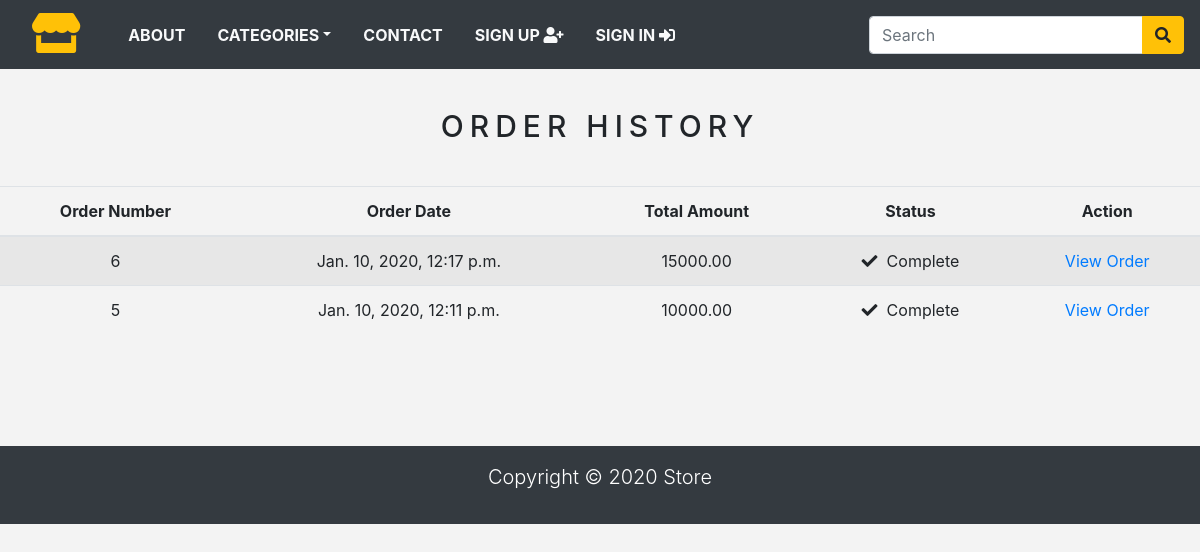
Screenshot of /order_history/ (signed in) with the database file from the repository.
### store/models.py (models this page shows, shortened)
class Order(models.Model):
    token = models.CharField(max_length=250, blank=True)
    total = models.DecimalField(max_digits=10, decimal_places=2, verbose_name='INR Order Total')
    emailAddress = models.EmailField(max_length=250, blank=True, verbose_name='Email Address')
    created = models.DateTimeField(auto_now_add=True)
    billingName = models.CharField(max_length=250, blank=True)
    billingAddress1 = models.CharField(max_length=250, blank=True)
    billingCity = models.CharField(max_length=250, blank=True)
    billingPostcode = models.CharField(max_length=250, blank=True)
    billingCountry = models.CharField(max_length=250, blank=True)
    shippingName = models.CharField(max_length=250, blank=True)
    shippingAddress1 = models.CharField(max_length=250, blank=True)
    shippingCity = models.CharField(max_length=250, blank=True)
    shippingPostcode = models.CharField(max_length=250, blank=True)
    shippingCountry = models.CharField(max_length=250, blank=True)
    class Meta:
        db_table = 'Order'
        ordering = ['-created']

### store/views.py (the view)
# urls.py: path('order_history/', views.orderHistory, name='order_history'),
@login_required(redirect_field_name='next', login_url='signin')
def orderHistory(request):
    if request.user.is_authenticated:
        email = str(request.user.email)
        order_details = Order.objects.filter(emailAddress=email)
    return render(request, 'orders_list.html', {'order_details': order_details})

### store/context_processors.py (called while the page is built)
def counter(request):
    item_count = 0
    if 'admin' in request.path:
        return {}
    else:
        try:
            cart = Cart.objects.filter(cart_id=_cart_id(request))
            cart_items = CartItem.objects.all().filter(cart=cart[:1])
            for cart_item in cart_items:
                item_count += cart_item.quantity
        except Cart.DoesNotExist:
            item_count = 0
    return dict(item_count=item_count)

def menu_links(request):
    links = Category.objects.all()
    return dict(links=links)

### store/models.py (called while the page is built)
    def get_url(self):
        return reverse('products_by_category', args=[self.slug])

### store/views.py (called while the page is built)
def _cart_id(request):
    cart = request.session.session_key
    if not cart:
        cart = request.session.create()
    return cart

### store/templates/orders_list.html (shortened to what this page needs)
{% extends 'base.html' %}
{% load static %}
{% load crispy_forms_tags %}
{% block content %}
<div class="text-center">
    <br>
    <h1 class="text-center product_title">
        Order History
    </h1>
    <br>
    {% if order_details %}
    <table class="table table-striped">
        <thead>
            <tr>
                <th>Order Number</th>
                <th>Order Date</th>
                <th>Total Amount</th>
                <th>Status</th>
                <th>Action</th>
            </tr>
        </thead>
        <tbody>
            {% for order in order_details %}
            <tr>
                <td>{{order.id}}</td>
                <td>{{order.created}}</td>
                <td>{{order.total}}</td>
                <td><i class="fas fa-check"></i>&nbsp; Complete</td>
                <td><a href="{% url 'order_detail' order.id %}">View Order</a></td>
            </tr>
            {% endfor %}
        </tbody>
    </table>
    {% else %}
    <p>You have not placed any orders yet.
    <br><br>
    <a href="{% url 'home' %}" class="btn btn-secondary">Continue Shopping</a>
    </p>
    {% endif %}
</div>
<br><br>
{% endblock %}

### store/static/css/base.css (style rules this page uses)
body { background: #f3f3f3; }
.product_title { font-size: 30px; text-transform: uppercase; letter-spacing: .2em; padding-top: 15px; padding-bottom: 10px; }

### rows the page displays
Order: id "6", created "Jan. 10, 2020, 12:17 p.m.", total "15000.00"
Order: id "5", created "Jan. 10, 2020, 12:11 p.m.", total "10000.00"
